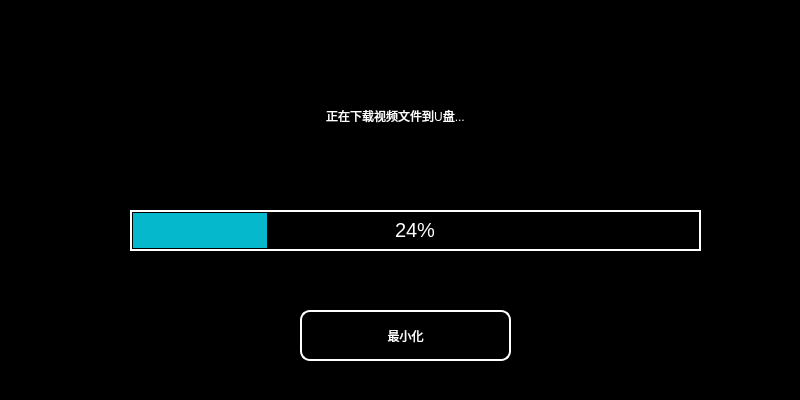
<?xml version="1.0" encoding="UTF-8"?>
<ui version="4.0">
 <class>MainWindow</class>
 <widget class="QMainWindow" name="MainWindow">
  <property name="geometry">
   <rect>
    <x>0</x>
    <y>0</y>
    <width>800</width>
    <height>400</height>
   </rect>
  </property>
  <property name="windowTitle">
   <string>MainWindow</string>
  </property>
  <property name="styleSheet">
   <string notr="true">*{
background-color: black;
color: white;
}
</string>
  </property>
  <widget class="QWidget" name="centralwidget">
   <widget class="QProgressBar" name="progressBar">
    <property name="geometry">
     <rect>
      <x>130</x>
      <y>210</y>
      <width>571</width>
      <height>41</height>
     </rect>
    </property>
    <property name="styleSheet">
     <string notr="true">QProgressBar{
border: 2px solid white;
/*border-radius: 5px;*/
font-size: 20px;
font: 24pt &quot;Microsoft YaHei UI&quot;;
text-align: center;
}

QProgressBar::chunk {
    background-color: #05B8CC;

    margin: 0.5px;
}</string>
    </property>
    <property name="value">
     <number>24</number>
    </property>
   </widget>
   <widget class="QLabel" name="label">
    <property name="geometry">
     <rect>
      <x>130</x>
      <y>90</y>
      <width>531</width>
      <height>51</height>
     </rect>
    </property>
    <property name="styleSheet">
     <string notr="true">font: 24pt &quot;Microsoft YaHei UI&quot;;
</string>
    </property>
    <property name="text">
     <string>正在下载视频文件到U盘...</string>
    </property>
    <property name="alignment">
     <set>Qt::AlignCenter</set>
    </property>
   </widget>
   <widget class="QPushButton" name="pushButton">
    <property name="geometry">
     <rect>
      <x>300</x>
      <y>310</y>
      <width>211</width>
      <height>51</height>
     </rect>
    </property>
    <property name="styleSheet">
     <string notr="true">QPushButton{
border: 2px solid white;
border-radius: 10px;
font: 15pt &quot;Microsoft YaHei UI&quot;;
}</string>
    </property>
    <property name="text">
     <string>最小化</string>
    </property>
   </widget>
  </widget>
 </widget>
 <resources/>
 <connections/>
</ui>
